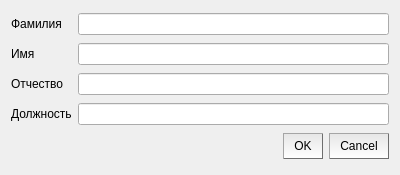
<?xml version="1.0" encoding="UTF-8"?>
<ui version="4.0">
 <class>Dialog</class>
 <widget class="QDialog" name="Dialog">
  <property name="geometry">
   <rect>
    <x>0</x>
    <y>0</y>
    <width>400</width>
    <height>175</height>
   </rect>
  </property>
  <property name="windowTitle">
   <string>Добавления сотрудника</string>
  </property>
  <layout class="QGridLayout" name="gridLayout">
   <item row="0" column="0">
    <widget class="QLabel" name="label">
     <property name="text">
      <string>Фамилия</string>
     </property>
    </widget>
   </item>
   <item row="0" column="1">
    <widget class="QLineEdit" name="lineEdit"/>
   </item>
   <item row="1" column="0">
    <widget class="QLabel" name="label_2">
     <property name="text">
      <string>Имя</string>
     </property>
    </widget>
   </item>
   <item row="1" column="1">
    <widget class="QLineEdit" name="lineEdit_2"/>
   </item>
   <item row="2" column="0">
    <widget class="QLabel" name="label_3">
     <property name="text">
      <string>Отчество</string>
     </property>
    </widget>
   </item>
   <item row="2" column="1">
    <widget class="QLineEdit" name="lineEdit_3"/>
   </item>
   <item row="3" column="0">
    <widget class="QLabel" name="label_4">
     <property name="text">
      <string>Должность</string>
     </property>
    </widget>
   </item>
   <item row="3" column="1">
    <widget class="QLineEdit" name="lineEdit_4"/>
   </item>
   <item row="4" column="1">
    <widget class="QDialogButtonBox" name="buttonBox">
     <property name="styleSheet">
      <string notr="true">QPushButton {
	padding-top: 5px;
	padding-bottom: 5px;
	padding-left: 10px;
	padding-right: 10px;
    background-color:  qlineargradient(spread:pad, x1:1, y1:0, x2:1, y2:1, stop:0 rgba(230, 230, 230, 255), stop:1 rgba(255, 255, 255, 255));
    border-style: outset;

    border-width: 1px;
    border-color: rgb(110, 110, 110);
}

QPushButton:hover {
    background-color:rgb(220,220,220);
 }

QPushButton:pressed {
    background-color:rgb(200,200,200);
 }</string>
     </property>
     <property name="standardButtons">
      <set>QDialogButtonBox::Cancel|QDialogButtonBox::Ok</set>
     </property>
    </widget>
   </item>
  </layout>
 </widget>
 <resources/>
 <connections/>
</ui>
